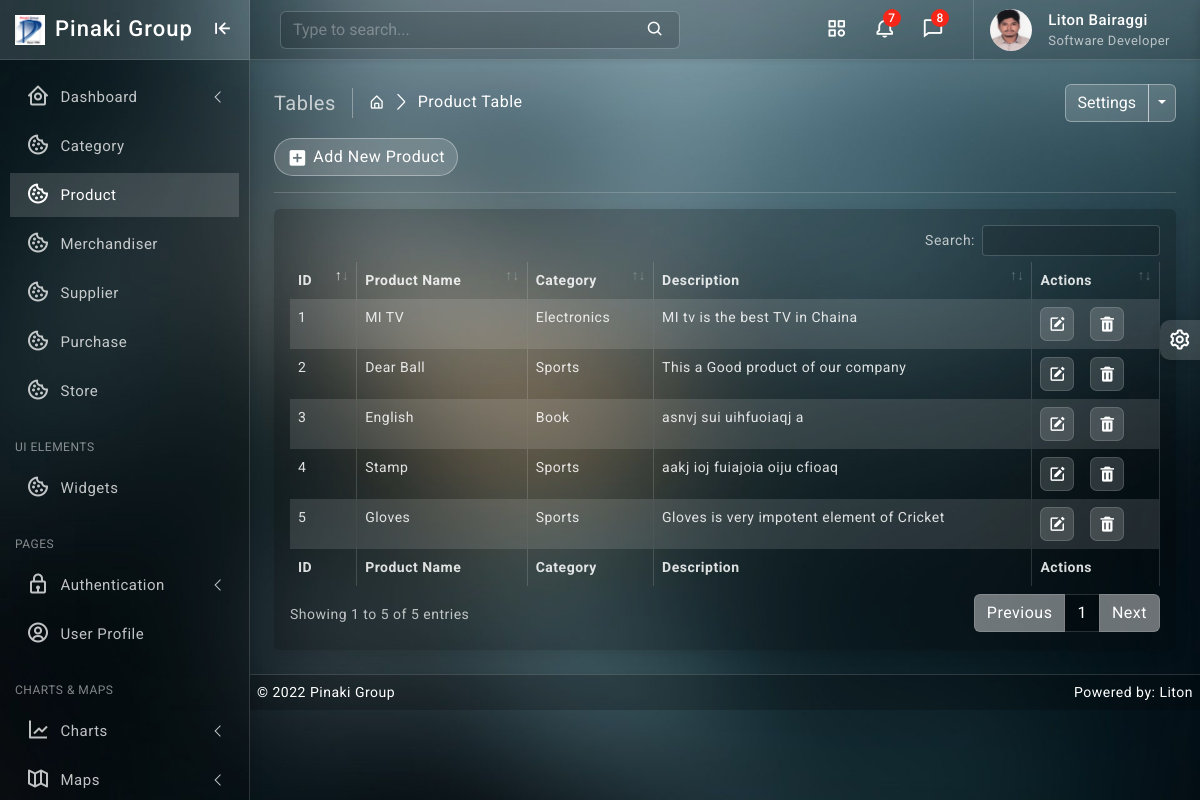
/product/ (signed in), run on the app's committed database.
### product/models.py (models this page shows, shortened)
class Product(models.Model):
    name = models.CharField(max_length=64, null=True, unique=True, blank=True)
    category = models.ForeignKey(Category, on_delete=models.CASCADE, blank=False)
    description = models.TextField()
    created_at = models.DateTimeField(default=timezone.now)
    updated_at = models.DateTimeField(auto_now=True)

### category/models.py (models this page shows)
class Category(models.Model):
    name = models.CharField(max_length=64, null=True, unique=True, blank=True)
    created_at = models.DateField(default= now)
    updated_at = models.DateTimeField(auto_now=True)
    def __str__(self):
        return self.name

### product/views.py (the view)
# urls.py: path('', views.product_read, name='product_read'),
@login_required
def product_read(request):
    product_data = Product.objects.all().order_by('-id')
    context = {
        'product_data': product_data
    }
    return render(request, 'product/read.html', context)

### templates/product/read.html (shortened to what this page needs)
{% extends 'base/base.html' %}
{% block body %}
{% load static %}
		<div class="page-wrapper">
			<div class="page-content">
				<div class="page-breadcrumb d-none d-sm-flex align-items-center mb-3">
					<div class="breadcrumb-title pe-3">Tables</div>
					<div class="ps-3">
						<nav aria-label="breadcrumb">
							<ol class="breadcrumb mb-0 p-0">
								<li class="breadcrumb-item"><a href="javascript:;"><i class="bx bx-home-alt"></i></a>
								</li>
								<li class="breadcrumb-item active" aria-current="page">Product Table</li>
							</ol>
						</nav>
					</div>
					<div class="ms-auto">
						<div class="btn-group">
							<button type="button" class="btn btn-light">Settings</button>
							<button type="button" class="btn btn-light dropdown-toggle dropdown-toggle-split" data-bs-toggle="dropdown">	<span class="visually-hidden">Toggle Dropdown</span>
							</button>
						</div>
					</div>
				</div>
                <div class="ms-auto"><a href="/product/create/" class="btn btn-light radius-30 mt-2 mt-lg-0"><i class="bx bxs-plus-square"></i>Add New Product</a></div>
				<hr/>
				<div class="card">
					<div class="card-body">
						<div class="table-responsive">
							<table id="example2" class="table table-striped table-bordered">
								<thead>
									<tr>
                                        <th>ID</th>
                                        <th>Product Name</th>
                                        <th>Category</th>
                                        <th>Description</th>
                                        <th>Actions</th>
									</tr>
								</thead>
								<tbody>
									{% for data in product_data %}
									<tr>
                                        <td>{{ data.id }}</td>
                                        <td>{{ data.name }}</td>
                                        <td>{{ data.category }}</td>
                                        <td>{{ data.description }}</td>
									   <td class="center">
										<div class="d-flex order-actions">
											<a class="" href="{% url 'product_update' data.id %}">
												<i class='bx bxs-edit'></i>
											</a>
											<a class="ms-3" href="{% url 'product_delete' data.id %}" onclick="return confirm('Are you sure?');">
												<i class='bx bxs-trash'></i>
											</a>
										</div>
									   </td>
									</tr>
								 {% endfor %}
								</tbody>
								<tfoot>
									<tr>
                                        <th>ID</th>
                                        <th>Product Name</th>
                                        <th>Category</th>
                                        <th>Description</th>
                                        <th>Actions</th>
									</tr>
								</tfoot>
							</table>
						</div>
					</div>
				</div>
			</div>
		</div>
{% endblock body %}

### static/css/app.css (style rules this page uses)
body { font-size: 14px; letter-spacing: .5px; font-family: Roboto, sans-serif; overflow-x: hidden }
.page-wrapper { height: 100%; margin-top: 60px; margin-bottom: 0px; margin-left: 250px }
.page-content { padding: 1.5rem 1.5rem 0 1.5rem }
.breadcrumb-title { font-size: 20px; border-right: 1.5px solid rgb(255 255 255 / 34%); }
.page-breadcrumb .breadcrumb li.breadcrumb-item { font-size: 16px }
.page-breadcrumb .breadcrumb-item+.breadcrumb-item::before { display: inline-block; padding-right: .5rem; color: #ffffff; font-family: LineIcons; content: "\ea5c" }
.order-actions a { font-size: 18px; width: 34px; height: 34px; display: flex; align-items: center; justify-content: center; background: rgb(255 255 255 / 15%); border: 1px solid rgb(255 255 255 / 15%); text-align: center; border-radius: 20%; color: #ffffff }
.radius-30 { border-radius: 30px }
.btn i { vertical-align: middle; font-size: 1.3rem; margin-top: -1em; margin-bottom: -1em; margin-right: 5px }
.bg-theme { background-size: 100% 100%; background-attachment: fixed; background-position: center; background-repeat: no-repeat; transition: background .2s; }
body.bg-theme2 { background-image: url(../images/bg-themes/2.png); }

### data on the page
Product: id "5", name "Gloves", category "Sports", description "Gloves is very impotent element of Cricket"
Product: id "4", name "Stamp", category "Sports", description "aakj ioj fuiajoia oiju cfioaq"
Product: id "3", name "English", category "Book", description "asnvj sui uihfuoiaqj a"
Product: id "2", name "Dear Ball", category "Sports", description "This a Good product of our company"
Product: id "1", name "MI TV", category "Electronics", description "MI tv is the best TV in Chaina"
